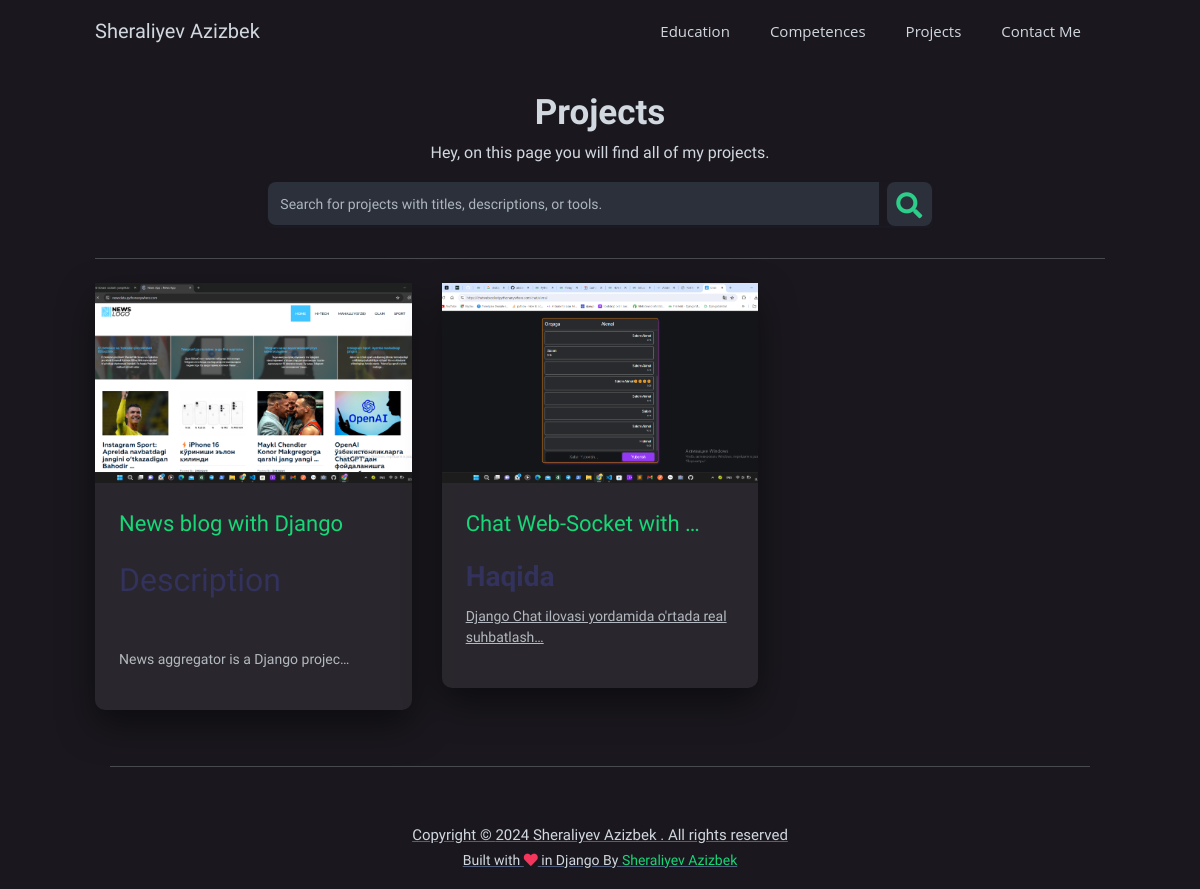
/projects/, run on the app's committed database.
### info/models.py (models this page shows, shortened)
class Project(models.Model):
    title = models.CharField(max_length=200, blank=False, null=False)
    slug = models.SlugField(max_length=200, blank=True, null=True)
    description = RichTextField(blank=False, null=False)
    image = models.ImageField(upload_to="projects/", blank=False, null=False)
    tools = models.CharField(max_length=200, blank=False, null=False)
    demo = models.URLField()
    github = models.URLField()
    show_in_slider = models.BooleanField(default=False)
    def get_project_absolute_url(self):
        return "/projects/{}".format(self.slug)

### portfolio/views.py (the view)
# urls.py: path('projects/', projectsPage, name='projectsPage'),
def projectsPage(request):
    template_name = 'projects/projects_page.html'
    if request.method == 'GET':
        projects = Project.objects.all().order_by('-id')
        context = {
            'projects': projects
        }
        return render(request, template_name, context)

### templates/projects/projects_page.html (shortened to what this page needs)
{% extends 'base.html' %}{% load static %}{% load filter_tags %}
{% block content %}
{% include 'navbar.html' %}
    <div class="container">
        <div class="row pt-lg-4 justify-content-center">
            <div class="col-12 text-center">
                <h1 class="display-3 title m-0">Projects</h1>
                <p class="s-color">Hey, on this page you will find all of my projects.</p>
            </div>
            <div class="col-lg-8">
                <form class="search-form" id="search-form" onSubmit="return false">
                    <div class="form-group">
                        <div class="input-group input-group-alternative mb-4">
                            <input id="search-input" class="form-control search-input" name="searchText" placeholder="Search for projects with titles, descriptions, or tools." type="text" required>
                            <div class="search-btn" id="search-btn">
                                <span><i class="fa fa-search"></i></span>
                            </div>
                        </div>
                    </div>
            </div>
        </div>
        <div class="row" id="projectsContainer">
            {% for project in projects %}
                <div class="col-lg-4 mb-4 ">
                    <a href="{{project.get_project_absolute_url}}">
                        <div class="project-card mirror-face">
                                <div class="project-card-img">
                                    <img src="{{project.image.url}}">
                                </div>
                            <div class="card-body pt-0">
                                <h1 class="project-card-title">{{project.title|truncatechars:22}}</h1>
                                <p class="project-card-disc">{{project.description|truncatechars:100|safe}}</p>
                            </div>
                        </div>
                    </a>
                </div>
            {% endfor %}
        </div>
{% endblock content %}

### templates/base.html (shortened to what this page needs)
<!DOCTYPE html>{% load static %}
<html lang="en">
    <head>
        <link href="{% static 'css/nucleo-icons.css' %}" rel="stylesheet">
        <link href="https://use.fontawesome.com/releases/v5.0.6/css/all.css" rel="stylesheet">
        <link rel="stylesheet" href="https://unicons.iconscout.com/release/v3.0.6/css/line.css">
        <link type="text/css" href="{% static 'css/argon-design-system.min.css' %}" rel="stylesheet">
        <link type="text/css" href="{% static 'app.css' %}" rel="stylesheet">
        <link type="text/css" href="{% static 'animation.css' %}" rel="stylesheet">
        <link type="text/css" href="{% static 'slider.css' %}" rel="stylesheet">
    </head>
    <body>
        {% block body %}
            <div id="particles-js">
            </div>
            {% block content %}
            {% endblock content %}
            <div class="container">
                <div class="row pb-3 footer">
                    <div class="col-12 text-center">
                        <p>Copyright © {% now "Y" %} Sheraliyev Azizbek . All rights reserved</p>
                        <p class="coder">Built with <i class="fa fa-heart text-danger"></i> in Django By <a href="https://github.com/SheraliyevA">Sheraliyev Azizbek </a></p>
                    </div>
                </div>
            </div>
        {% endblock body %}
    </body>
</html>

### templates/navbar.html (shortened to what this page needs)
<nav class="navbar navbar-expand-lg py-lg-1 pt-3">{% load static %}
    <div class="container nav-bar">
        <a class="name" href="/">
            Sheraliyev Azizbek        </a>
        <div class="collapse navbar-collapse nav-bar" id="navbar-default">
            <ul class="navbar-nav ml-lg-auto">
                <li class="nav-item">
                    <a class="nav-link" href="/#education">
                        <span class="nav-text">Education</span>
                    </a>
                </li>
                <li class="nav-item">
                    <a class="nav-link" href="/#competences">
                        <span class="nav-text">Competences</span>
                    </a>
                </li>
                <li class="nav-item">
                    <a class="nav-link" href="/#projects">
                        <span class="nav-text">Projects</span>
                    </a>
                </li>
                <li class="nav-item">
                    <a class="nav-link" href="/#contact-me">
                        <span class="nav-text">Contact Me</span>
                    </a>
                </li>
            </ul>
        </div>
    </div>
</nav>

### portfolio/static/app.css (style rules this page uses)
:root { --color: #d1d8e0; --scolor: #17D778; --bg-color: #1A181E; --secondary: #2c303a; }
html { scroll-behavior: smooth; }
body { font-family: 'Maven Pro', sans-serif !important; scroll-behavior: smooth; background-color: var(--bg-color); }
h1 { font-size: 2.8em; margin: 24px 0; }
p { color: #fff ; }
.s-color { color: #d1d8e0; }
.name { color: var(--color); transition: all 0.5s; font-size: 20px; font-weight: 500; }
.nav-bar { background-color: #1A181E !important; }
.nav-text { color: var(--color); font-size: 15px; text-decoration: none; position: relative; padding-bottom: 5px; transition: color 0.3s ease 0s; }
.nav-text:after { bottom: -4px; content: ""; display: block; height: 2.5px; left: 0; position: absolute; background: #17D778; opacity: 0.6; transition: width 0.3s ease 0s, opacity 0.3s ease 0s; width: 0; }
.mirror-face { color: #fff; border-radius: 15px; box-shadow: 0 15px 35px rgba(0, 0, 0, 0.5); background-color: rgba(255, 255, 255, 0.068); border-width: 0.5px; border-style: solid; border-color: rgba(255, 255, 255, 0.425); }
.title { color: #d1d8e0; }
.project-card { border: none; border-bottom-left-radius: 10px; border-bottom-right-radius: 10px; transition: all .7s; padding: 0px; }
.project-card-img { display: flex; justify-content: center; align-items: center; overflow: hidden }
.project-card-img img { object-fit: cover; width: 320px; height: 200px; transition: all .5s; }
.project-card-title { color: var(--scolor); font-size: 22px; font-weight: 440; margin-bottom: 10px; }
.project-card p { color: #d1d8e0d3; font-size: 14px; line-height: 1.5; }
.search-input { background-color: var(--secondary); color: var(--color); border-radius: 8px; }
.search-btn { background-color: var(--secondary); color: #2dce89; border-radius: 8px; margin-left: 8px; width: 45px; height: auto; text-align: center; font-size: 26px; padding-top: 5px; cursor: pointer; transition: all 0.5s; }
.footer { color: var(--color); background-color: var(--bg-color); }
.footer p { margin: 0px; color: var(--color); font-size: 15px; }
.footer .coder { font-size: 14px; }
.footer a { color: var(--scolor); transition: all .5s; }

### portfolio/static/animation.css (style rules this page uses)
#particles-js { position: fixed; background-blend-mode: multiply; background-size: cover; background-repeat: no-repeat; background-position: 50% 50%; width: 100%; height: 100%; bottom: 0; right: 0; left: 0; top: 0; }

### portfolio/static/slider.css (style rules this page uses)
:root { --color: #d1d8e0; --color2: #d1d8e0da; --scolor: #17D778; --bg-color: #1A181E; --secondary: #2c303a; }

### data on the page
Project: image (picture), title "News blog with Django", description "News aggregator is a Django projec…"
Project: image (picture), title "Chat Web-Socket with …", description "Django Chat ilovasi yordamida o'rtada real suhbatlash…"
